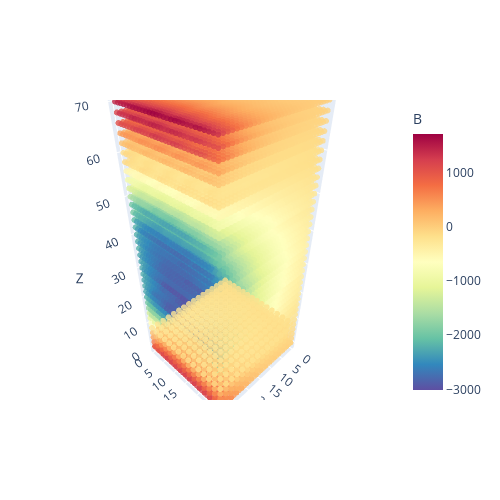

The code cell stored with this chart in its notebook:
### Code cell
fields_res = fields_df[fields_df['B']>1]


fig = px.scatter_3d(fields_df, x='X', y='Y', z='Z', color='B', opacity=0.8, color_continuous_scale='Spectral_r')

fig.update_layout(
    autosize=False,
    width=500,
    height=500,
    margin=dict(
        l=50,
        r=50,
        b=100,
        t=100,
        pad=4,
    )
)


fig.update_traces(marker={'size': 2})

fig.show()

### Figure 1 — Plotly figure (JSON) as saved in the notebook; plotly's stock layout.template omitted (floating-point values rounded to 4 significant figures; data arrays with more than 128 entries replaced by an {"elided": "..."} marker saying what was removed)
{"data": [{"hovertemplate": "X=%{x}<br>Y=%{y}<br>Z=%{z}<br>B=%{marker.color}<extra></extra>", "legendgroup": "", "marker": {"color": {"elided": "28650 float values"}, "coloraxis": "coloraxis", "opacity": 0.8, "size": 2, "symbol": "circle"}, "mode": "markers", "name": "", "scene": "scene", "showlegend": false, "type": "scatter3d", "x": {"elided": "28650 int values"}, "y": {"elided": "28650 int values"}, "z": {"elided": "28650 int values"}}], "layout": {"autosize": false, "coloraxis": {"colorbar": {"title": {"text": "B"}}, "colorscale": [[0, "rgb(94,79,162)"], [0.1, "rgb(50,136,189)"], [0.2, "rgb(102,194,165)"], [0.3, "rgb(171,221,164)"], [0.4, "rgb(230,245,152)"], [0.5, "rgb(255,255,191)"], [0.6, "rgb(254,224,139)"], [0.7, "rgb(253,174,97)"], [0.8, "rgb(244,109,67)"], [0.9, "rgb(213,62,79)"], [1, "rgb(158,1,66)"]]}, "height": 500, "legend": {"tracegroupgap": 0}, "margin": {"b": 100, "l": 50, "pad": 4, "r": 50, "t": 100}, "scene": {"domain": {"x": [0, 1], "y": [0, 1]}, "xaxis": {"title": {"text": "X"}}, "yaxis": {"title": {"text": "Y"}}, "zaxis": {"title": {"text": "Z"}}}, "width": 500}}
